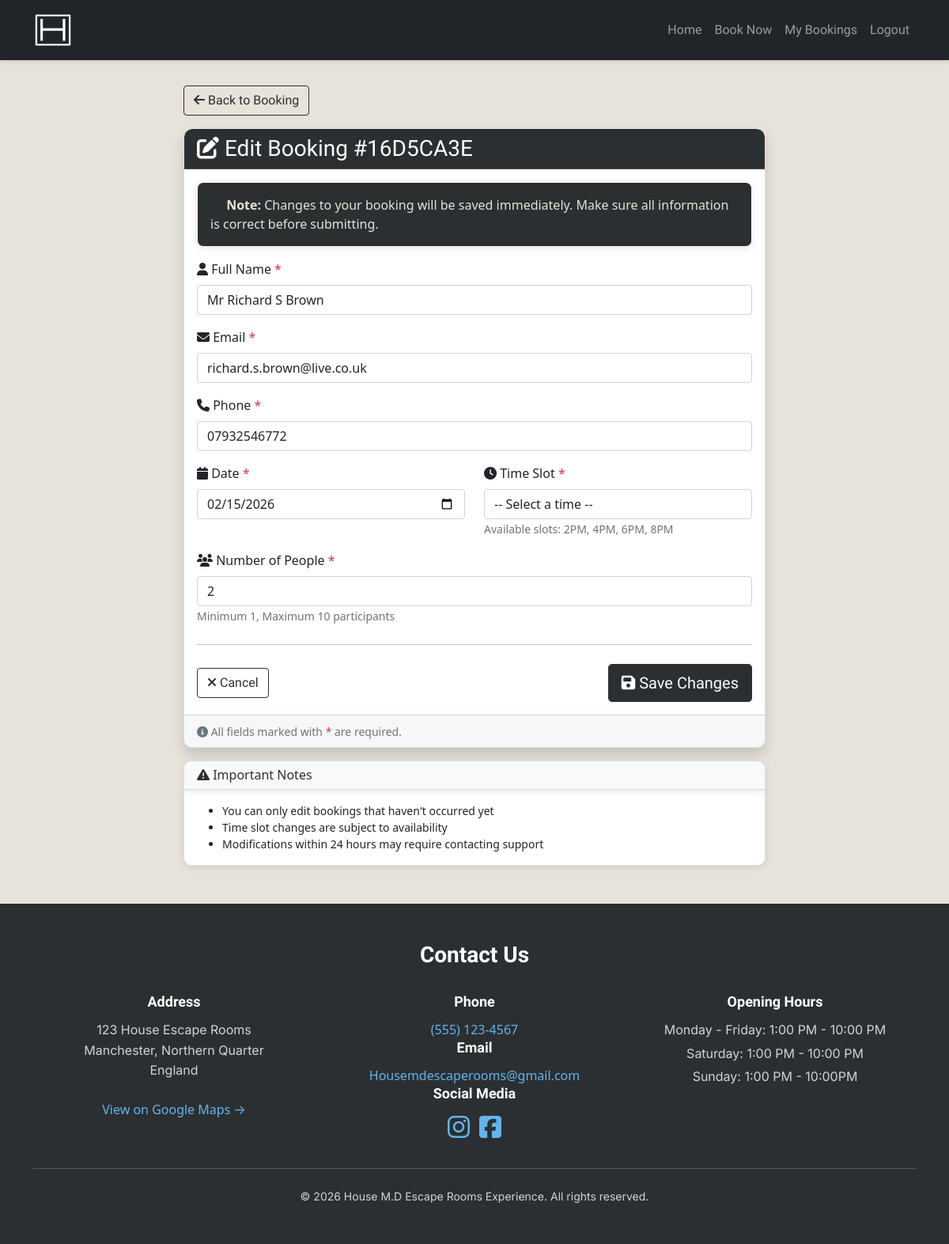
Screenshot of /booking/41/edit/ (signed in) with the database file from the repository.
### housemd_escape_room/models.py (models this page shows, shortened)
class Booking(models.Model):
    STATUS_CHOICES = [
        ('pending', 'Pending'),
        ('confirmed', 'Confirmed'),
        ('cancelled', 'Cancelled'),
    ]
    order_number = models.CharField(max_length=32, unique=True, editable=False)
    user = models.ForeignKey(User, on_delete=models.CASCADE, null=True, blank=True)
    name = models.CharField(max_length=100)
    email = models.EmailField()
    phone = models.CharField(max_length=20)
    date = models.DateField()
    time = models.TimeField()
    number_of_people = models.IntegerField()
    status = models.CharField(max_length=20, choices=STATUS_CHOICES, default='confirmed')
    created_at = models.DateTimeField(auto_now_add=True)
    is_guest = models.BooleanField(default=False)
    class Meta:
        ordering = ['-created_at']

### housemd_escape_room/views.py (the view)
# urls.py: path('booking/<int:pk>/edit/', views.edit_booking, name='edit_booking'),
@login_required
def edit_booking(request, pk):
    booking = get_object_or_404(Booking, pk=pk, user=request.user)
    if booking.status == 'cancelled':
        messages.error(request, 'Cannot edit a cancelled booking.')
        return redirect('booking_detail', pk=pk)
    if booking.date < date.today():
        messages.error(request, 'Cannot edit past bookings.')
        return redirect('booking_detail', pk=pk)
    if request.method == 'POST':
        form = BookingForm(request.POST, instance=booking)
        if form.is_valid():
            updated_booking = form.save(commit=False)
            updated_booking.user = booking.user
            updated_booking.is_guest = booking.is_guest
            updated_booking.save()
            email_sent = send_update_email(updated_booking)
            if email_sent:
                messages.success(request, f'Booking {booking.order_number} updated successfully! A confirmation email has been sent to {updated_booking.email}.')
            else:
                messages.success(request, f'Booking {booking.order_number} updated successfully!')
                messages.warning(request, 'There was an issue sending the update email. Please check your spam folder or contact us.')
            return redirect('booking_detail', pk=booking.pk)
        else:
            messages.error(request, 'Please correct the errors below.')
    else:
        form = BookingForm(instance=booking)
    return render(request, 'housemd_escape_room/edit_booking.html', {
        'form': form,
        'booking': booking,
    })

### housemd_escape_room/templates/housemd_escape_room/edit_booking.html (shortened to what this page needs)
{% extends 'housemd_escape_room/base.html' %}
{% block content %}
{% load static %}
<section>
    <div class="container my-5">
        <div class="row justify-content-center">
            <div class="col-md-8">
                <div class="mb-3">
                    <a href="{% url 'booking_detail' booking.pk %}" class="btn btn-outline-custom">
                        <i class="fas fa-arrow-left"></i> Back to Booking
                    </a>
                </div>
                <div class="card shadow border-custom">
                    <div class="card-header bg-custom text-white">
                        <h3 class="mb-0">
                            <i class="fas fa-edit"></i> Edit Booking #{{ booking.order_number }}
                        </h3>
                    </div>
                    <div class="card-body">
                        <div class="alert alert-light border-custom">
                            <i class="fas fa-info-circle text-custom"></i>
                            <strong>Note:</strong> Changes to your booking will be saved immediately.
                            Make sure all information is correct before submitting.
                        </div>
                        <form method="post" novalidate>
                            <div class="mb-3">
                                <label for="{{ form.name.id_for_label }}" class="form-label">
                                    <i class="fas fa-user"></i> Full Name
                                    <span class="text-danger">*</span>
                                </label>
                                {{ form.name }}
                            </div>
                            <div class="mb-3">
                                <label for="{{ form.email.id_for_label }}" class="form-label">
                                    <i class="fas fa-envelope"></i> Email
                                    <span class="text-danger">*</span>
                                </label>
                                {{ form.email }}
                            </div>
                            <div class="mb-3">
                                <label for="{{ form.phone.id_for_label }}" class="form-label">
                                    <i class="fas fa-phone"></i> Phone
                                    <span class="text-danger">*</span>
                                </label>
                                {{ form.phone }}
                            </div>
                            <div class="row">
                                <div class="col-md-6 mb-3">
                                    <label for="{{ form.date.id_for_label }}" class="form-label">
                                        <i class="fas fa-calendar"></i> Date
                                        <span class="text-danger">*</span>
                                    </label>
                                    {{ form.date }}
                                </div>
                                <div class="col-md-6 mb-3">
                                    <label for="{{ form.time.id_for_label }}" class="form-label">
                                        <i class="fas fa-clock"></i> Time Slot
                                        <span class="text-danger">*</span>
                                    </label>
                                    {{ form.time }}
                                    <small class="form-text text-muted">Available slots: 2PM, 4PM, 6PM, 8PM</small>
                                </div>
                            </div>
                            <div class="mb-3">
                                <label for="{{ form.number_of_people.id_for_label }}" class="form-label">
                                    <i class="fas fa-users"></i> Number of People
                                    <span class="text-danger">*</span>
                                </label>
                                {{ form.number_of_people }}
                                <small class="form-text text-muted">Minimum 1, Maximum 10 participants</small>
                            </div>
                            <hr class="my-4">
                            <div class="d-flex justify-content-between align-items-center">
                                <a href="{% url 'booking_detail' booking.pk %}" class="btn btn-outline-custom">
                                    <i class="fas fa-times"></i> Cancel
                                </a>
                                <button type="submit" class="btn btn-custom btn-lg">
                                    <i class="fas fa-save"></i> Save Changes
                                </button>
                            </div>
                        </form>
                    </div>
                    <div class="card-footer text-muted border-custom">
                        <small>
                            <i class="fas fa-info-circle"></i>
                            All fields marked with <span class="text-danger">*</span> are required.
                        </small>
                    </div>
                </div>
                <div class="card mt-3 border-custom">
                    <div class="card-header bg-light border-custom">
                        <h6 class="mb-0 text-custom"><i class="fas fa-exclamation-triangle"></i> Important Notes</h6>
                    </div>
                    <div class="card-body">
                        <ul class="mb-0 small">
                            <li>You can only edit bookings that haven't occurred yet</li>
                            <li>Time slot changes are subject to availability</li>
                            <li>Modifications within 24 hours may require contacting support</li>
                        </ul>
                    </div>
                </div>
            </div>
        </div>
    </div>
</section>
{% endblock %}

### static/css/style.css (style rules this page uses)
:root { --primary-font: "Inter", sans-serif; --secondary-font: "Michroma", sans-serif; --primary-color: #0A0A0A; --secondary-color: #E7E3DB; --third-color: #2B2F31; --third-color-dark: #1a1d1f; --third-color-light: #5a6165; --highlight-color: #B56A2B; --light-highlight-color: #7D96A1; }
body { background-color: var(--secondary-color); padding-top: 60px; }
h1, h2, h3, h4 { font-family: var(--secondary-font); }
.btn { font-family: var(--secondary-font); background-color: var(--third-color); color: var(--secondary-color); transition: transform 0.3s ease, box-shadow 0.3s ease; cursor: pointer; }
.bg-custom { background-color: var(--third-color) !important; color: white !important; }
.text-custom { color: var(--third-color) !important; }
.btn-custom { background-color: var(--third-color); color: white; border: 1px solid var(--third-color); }
.btn-outline-custom { color: var(--third-color); border-color: var(--third-color); background-color: transparent; }
.border-custom { box-shadow: 0 2px 10px rgba(0, 0, 0, 0.1); }
.card-header.bg-custom { border-bottom: 1px solid rgba(255, 255, 255, 0.2); }
.alert { background-color: var(--third-color); color: var(--secondary-color); border-radius: 8px; }
.card { border-radius: 10px; box-shadow: 0 2px 10px rgba(0, 0, 0, 0.1); overflow: hidden; }
.card .card-header { border-top-left-radius: 10px; border-top-right-radius: 10px; }
.card .card-footer { border-bottom-left-radius: 10px; border-bottom-right-radius: 10px; }

### rows the page displays
Booking: order_number "16D5CA3E", name "Mr Richard S Brown", email "richard.s.brown@live.co.uk", phone "07932546772", date "02/15/2026", time "-- Select a time --", number_of_people "2"
